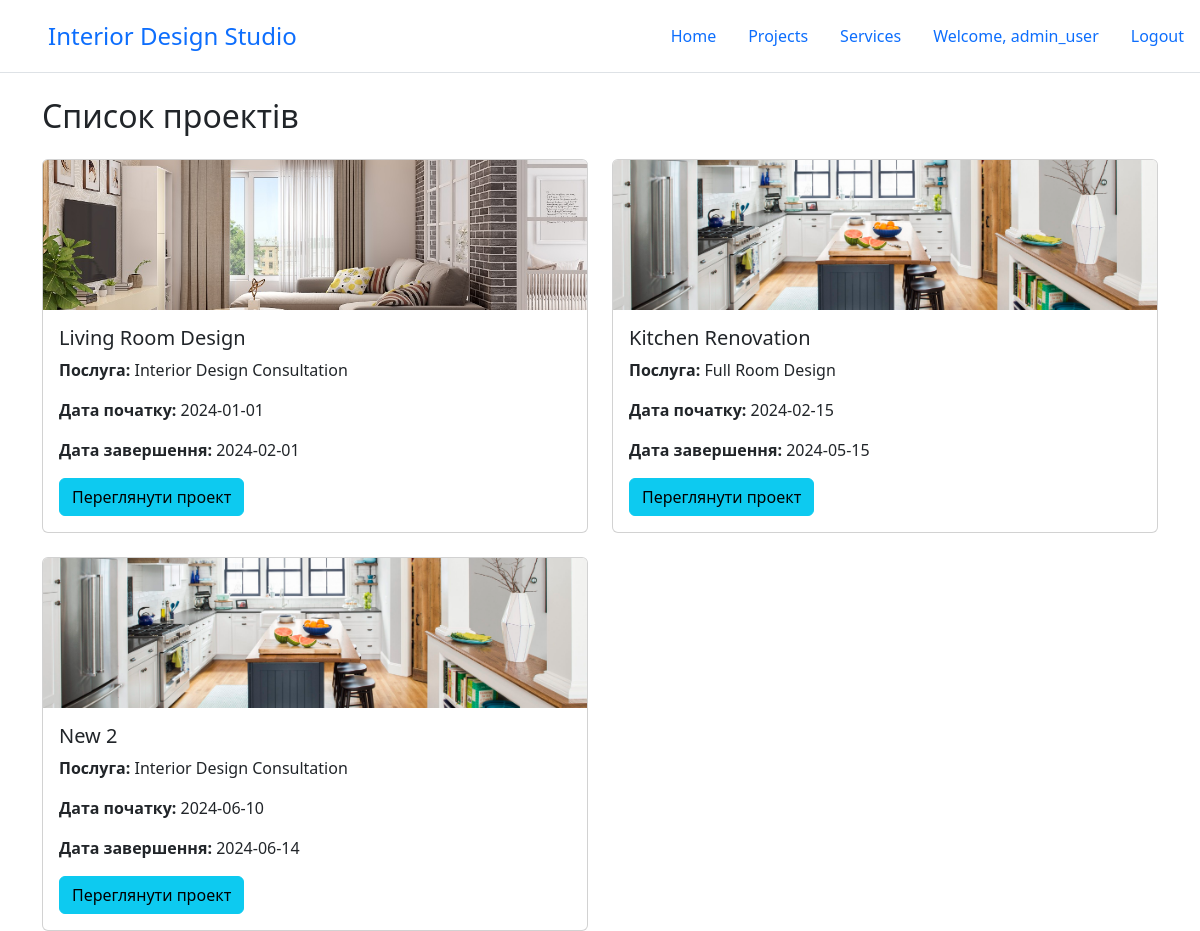
Screenshot of /InteriorDesignStudio/Project/list (signed in) with the database file from the repository.
### tables this page shows
CREATE TABLE `Projects` (
  `ProjectID` int(11) NOT NULL,
  `CreatorID` int(11) DEFAULT NULL,
  `ClientID` int(11) DEFAULT NULL,
  `ServiceID` int(11) DEFAULT NULL,
  `ProjectName` varchar(100) NOT NULL,
  `StartDate` date DEFAULT NULL,
  `EndDate` date DEFAULT NULL,
  `Status` varchar(50) DEFAULT NULL,
  `Budget` decimal(10,2) DEFAULT NULL,
  `PhotoPath` varchar(255) DEFAULT NULL
);

CREATE TABLE `Services` (
  `ServiceID` int(11) NOT NULL,
  `ServiceName` varchar(100) NOT NULL,
  `Description` text,
  `Price` decimal(10,2) NOT NULL
);

### InteriorDesignStudio/InteriorDesignStudio/core/Template.php (called while the page is built, shortened)
<?php
class Template
{
    protected $path;
    public function __construct($path)
    {
        $this->path = $path;
    }
    public function getHTML() {
        include($this->path);
        $html = ob_get_contents();
        return $html;
    }
}

### InteriorDesignStudio/InteriorDesignStudio/core/Controller.php (called while the page is built, shortened)
<?php
class Controller
{
    public function render($viewPath = null, $params = null) {
        $tpl = new Template($viewPath);
        if (!empty($params))
            $tpl->setParams($params);
        return $tpl->getHTML();
    }
}

### InteriorDesignStudio/InteriorDesignStudio/controllers/ProjectController.php (called while the page is built, shortened)
<?php
class ProjectController extends Controller
{
    public function listAction()
    {
        $projects = Project::getProjects();
        return $this->render('views/project/list.php', ['projects' => $projects]);
    }
}

### InteriorDesignStudio/index.php (called while the page is built, shortened)
<?php
spl_autoload_register(function ($className) {
    $path = $className . '.php';
});
$core = core\Core::getInstance();
$core->Initialize();
$core->Run();

### InteriorDesignStudio/InteriorDesignStudio/models/Project.php (called while the page is built, shortened)
<?php
class Project
{
    protected static $tableName = 'Projects';
    public static function getProjects()
    {
        $fields = [
            'Projects.ProjectID',
            'Projects.ProjectName',
            'Projects.StartDate',
            'Projects.EndDate',
            'Projects.Status',
            'Projects.Budget',
            'Projects.PhotoPath',
            'UsersCreator.Username AS CreatorUsername',
            'UsersClient.Username AS ClientUsername',
            'Services.ServiceName'
        ];
        $joinArray = [
            [
                'table' => 'Users AS UsersCreator',
                'on' => 'Projects.CreatorID = UsersCreator.UserID',
                'type' => 'LEFT'
            ],
            [
                'table' => 'Users AS UsersClient',
                'on' => 'Projects.ClientID = UsersClient.UserID',
                'type' => 'LEFT'
            ],
            [
                'table' => 'Services',
                'on' => 'Projects.ServiceID = Services.ServiceID',
                'type' => 'LEFT'
            ]
        ];
        return \core\Core::getInstance()->db->selectWithJoin(self::$tableName, $fields, $joinArray);
    }
}

### InteriorDesignStudio/InteriorDesignStudio/core/DB.php (called while the page is built, shortened)
<?php
class DB
{
    protected $pdo;
    public function __construct($hostname, $login, $password, $database) {
        $this->pdo = new \PDO("mysql: host={$hostname};dbname={$database}",
            $login, $password);
    }
    public function selectWithJoin(string $tableName, $fieldsList = "*", $joinArray = [], $conditionArray = null) {
        if (is_array($fieldsList))
            $fieldsListString = implode(', ', $fieldsList);
        $joinPartString = "";
        if (!empty($joinArray)) {
            foreach ($joinArray as $join) {
                $joinType = isset($join['type']) ? $join['type'] : 'INNER';
                $joinPartString .= " {$joinType} JOIN {$join['table']} ON {$join['on']} ";
            }
        }
        $wherePartString = "";
        $res = $this->pdo->prepare(
            "SELECT {$fieldsListString} FROM {$tableName} {$joinPartString} {$wherePartString}");
        $res->execute($conditionArray);
        return $res->fetchAll(\PDO::FETCH_ASSOC);
    }
}

### InteriorDesignStudio/views/project/list.php (the view, shortened to what this page needs)
<h2 class="mb-4">Список проектів</h2>
<div class="row row-cols-1 row-cols-md-2 g-4 mb-3">
    <?php foreach ($projects as $project): ?>
        <div class="col">
            <div class="card h-100">
                <img src="/files/projects/<?= htmlspecialchars($project['PhotoPath']) ?>" class="card-img-top" alt="<?= htmlspecialchars($project['ProjectName']) ?>" style="max-height: 150px; object-fit: cover;">
                <div class="card-body">
                    <h5 class="card-title"><?= htmlspecialchars($project['ProjectName']) ?></h5>
                    <p class="card-text"><strong>Послуга:</strong> <?= htmlspecialchars($project['ServiceName']) ?></p>
                    <p class="card-text"><strong>Дата початку:</strong> <?= htmlspecialchars($project['StartDate']) ?></p>
                    <p class="card-text"><strong>Дата завершення:</strong> <?= htmlspecialchars($project['EndDate']) ?></p>
                    <a href="/project/view/<?= $project['ProjectID'] ?>" class="btn btn-info">Переглянути проект</a>
                </div>
            </div>
        </div>
    <?php endforeach; ?>
</div>

### rows the page displays
projects: PhotoPath (picture), ProjectName "Living Room Design", ServiceID.ServiceName "Interior Design Consultation", StartDate "2024-01-01", EndDate "2024-02-01"
projects: PhotoPath (picture), ProjectName "Kitchen Renovation", ServiceID.ServiceName "Full Room Design", StartDate "2024-02-15", EndDate "2024-05-15"
projects: PhotoPath (picture), ProjectName "New 2", ServiceID.ServiceName "Interior Design Consultation", StartDate "2024-06-10", EndDate "2024-06-14"

### other values shown
User::getFullName($user) "admin_user"
